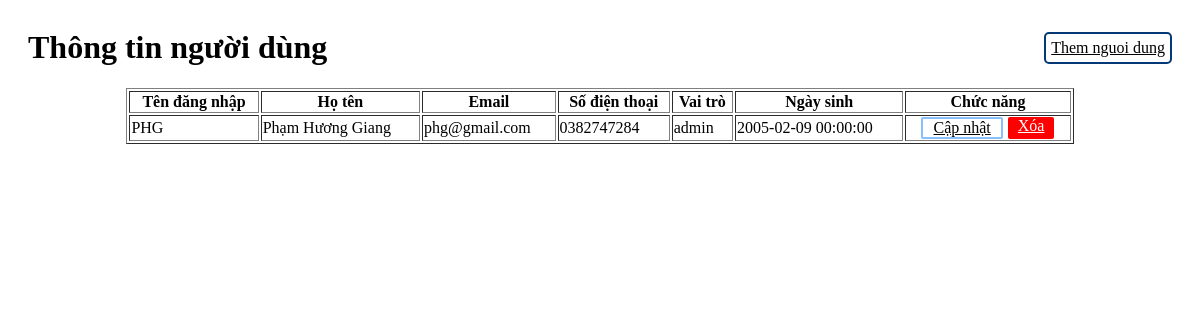
Page /Buoi2/nguoidung/nguoidung.php on the committed database.
### tables this page shows
CREATE TABLE IF NOT EXISTS nguoi_dung (
    id INT PRIMARY KEY AUTO_INCREMENT,
    ten_dang_nhap VARCHAR(50) NOT NULL,
    mat_khau VARCHAR(50) NOT NULL,
    ho_ten VARCHAR(50),
    email VARCHAR(50),
    sdt VARCHAR(10),
    vai_tro_id INT,
    ngay_sinh DATETIME,
    FOREIGN KEY (vai_tro_id) REFERENCES vai_tro(id)
);

CREATE TABLE IF NOT EXISTS vai_tro (
    id INT PRIMARY KEY AUTO_INCREMENT,
    ten_vai_tro VARCHAR(20) NOT NULL
);

### Buoi2/nguoidung/nguoidung.php (the view, shortened to what this page needs)
<!DOCTYPE html>
<html lang="en">
<head>
</head>
<body>
    <div style="display: flex; justify-content: space-between; align-items: center; margin: 0 20px">
        <h1>Thông tin người dùng</h1>
        <a class="btn them" href="index.php?page_layout=themnguoidung">Them nguoi dung</a>
    </div>
    <table border=1>
        <tr>
            <th>Tên đăng nhập</th>
            <th>Họ tên</th>
            <th>Email</th>
            <th>Số điện thoại</th>
            <th>Vai trò</th>
            <th>Ngày sinh</th>
            <th>Chức năng</th>
        </tr>
        <?php
            include("connect.php");
            $sql = "SELECT nd.*, vt.ten_vai_tro FROM nguoi_dung nd JOIN vai_tro vt ON nd.vai_tro_id = vt.id";
            $result = mysqli_query($conn, $sql);
            while($row = mysqli_fetch_array($result)){
        ?>
        <tr>
            <td><?php echo $row["ten_dang_nhap"] ?></td>
            <td><?php echo $row["ho_ten"] ?></td>
            <td><?php echo $row["email"] ?></td>
            <td><?php echo $row["sdt"] ?></td>
            <td><?php echo $row["ten_vai_tro"] ?></td>
            <td><?php echo $row["ngay_sinh"] ?></td>
            <td class="chuc-nang">
                <a class="btn sua" href="index.php?page_layout=capnhatnguoidung&id=<?php echo $row["id"]; ?>">Cập nhật</a>
                <a class="btn xoa" href="nguoidung/xoanguoidung.php?id=<?php echo $row['id']; ?>">Xóa</a>
            </td>
        </tr>
        <?php } ?>
    </table>
</body>
</html>

### Buoi2/nguoidung/nguoidung.php (style rules this page uses)
table { width: 80%; margin: 0 auto; }
.sua { color: black; border: 2px solid #88bfff; padding: 0 10px; border-radius: 2px }
.xoa { color: white; padding: 0 10px; background: red; border-radius: 2px }
.chuc-nang { display: flex; justify-content: center; gap: 5px }
.btn { display: flex; }
.them { color: black; padding: 5px; border: 2px solid #053975ff; border-radius: 5px }

### rows in the picture
nguoi_dung: ten_dang_nhap "PHG", ho_ten "Phạm Hương Giang", email "phg@gmail.com", sdt "0382747284", vai_tro.ten_vai_tro "admin", ngay_sinh "2005-02-09 00:00:00"
